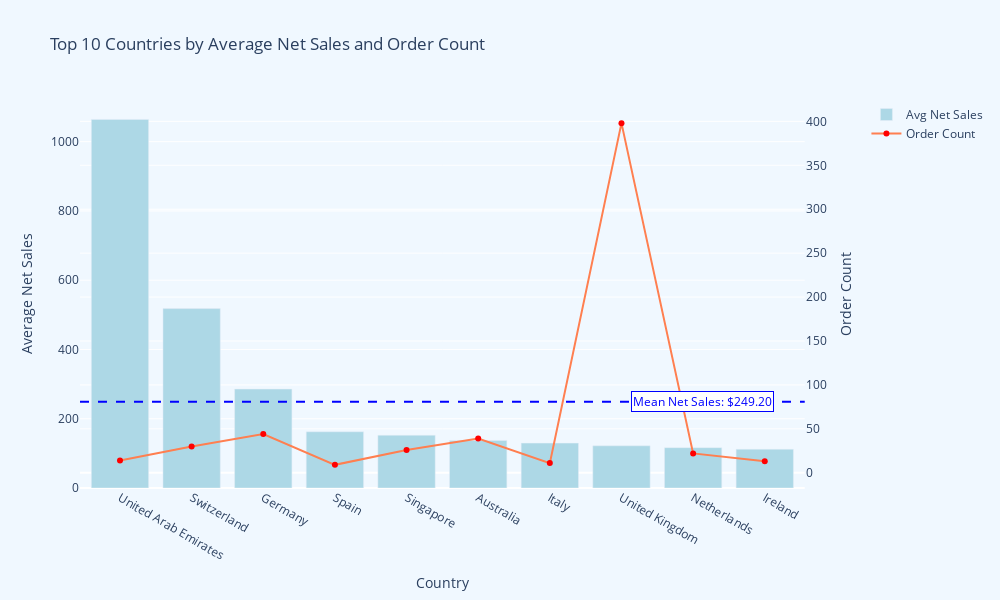

Notebook code for this chart:
### Code cell
from plotly.subplots import make_subplots

country_stats = df.groupby('billing_country').agg({
    'net_sales': 'mean',
    'order_id': 'count'
}).reset_index()

top_10_countries = country_stats[country_stats.order_id > 5].sort_values('net_sales', ascending=False).head(10)

median_net_sales = country_stats['net_sales'].mean()

fig = make_subplots(specs=[[{"secondary_y": True}]])

fig.add_trace(
    go.Bar(x=top_10_countries['billing_country'], y=top_10_countries['net_sales'], name="Avg Net Sales", marker=dict(color='lightblue')),
    secondary_y=False,
)

fig.add_trace(
    go.Scatter(x=top_10_countries['billing_country'], y=top_10_countries['order_id'], name="Order Count", mode='lines+markers', line=dict(color='coral'), marker=dict(color='red')),
    secondary_y=True,
)

fig.add_hline(y=median_net_sales, line_dash="dash", line_color="blue")

fig.add_annotation(
    x=0.9,
    y=median_net_sales,
    xref="paper",
    yref="y",
    text=f"Mean Net Sales: ${median_net_sales:.2f}",
    showarrow=False,
    font=dict(color="blue"),
    bgcolor="white",
    bordercolor="blue",
    borderwidth=1
)

fig.update_layout(
    title_text="Top 10 Countries by Average Net Sales and Order Count",
    xaxis_title="Country",
    barmode='group',
    height=600,
    width=1000,
    plot_bgcolor='aliceblue',
    paper_bgcolor='aliceblue'
)

fig.update_yaxes(title_text="Average Net Sales", secondary_y=False)
fig.update_yaxes(title_text="Order Count", secondary_y=True)

fig.show()

### Figure 1 — Plotly figure (JSON) as saved in the notebook; plotly's stock layout.template omitted (floating-point values rounded to 4 significant figures)
{"data": [{"marker": {"color": "lightblue"}, "name": "Avg Net Sales", "type": "bar", "x": ["United Arab Emirates", "Switzerland", "Germany", "Spain", "Singapore", "Australia", "Italy", "United Kingdom", "Netherlands", "Ireland"], "xaxis": "x", "y": [1064.0, 518.0, 285.7, 162.4, 152.4, 137.5, 129.6, 121.8, 116.5, 111.9], "yaxis": "y"}, {"line": {"color": "coral"}, "marker": {"color": "red"}, "mode": "lines+markers", "name": "Order Count", "type": "scatter", "x": ["United Arab Emirates", "Switzerland", "Germany", "Spain", "Singapore", "Australia", "Italy", "United Kingdom", "Netherlands", "Ireland"], "xaxis": "x", "y": [14, 30, 44, 9, 26, 39, 11, 398, 22, 13], "yaxis": "y2"}], "layout": {"annotations": [{"bgcolor": "white", "bordercolor": "blue", "borderwidth": 1, "font": {"color": "blue"}, "showarrow": false, "text": "Mean Net Sales: $249.20", "x": 0.9, "xref": "paper", "y": 249.2, "yref": "y"}], "barmode": "group", "height": 600, "paper_bgcolor": "aliceblue", "plot_bgcolor": "aliceblue", "shapes": [{"line": {"color": "blue", "dash": "dash"}, "type": "line", "x0": 0, "x1": 1, "xref": "x domain", "y0": 249.2, "y1": 249.2, "yref": "y"}], "title": {"text": "Top 10 Countries by Average Net Sales and Order Count"}, "width": 1000, "xaxis": {"anchor": "y", "domain": [0, 0.94], "title": {"text": "Country"}}, "yaxis": {"anchor": "x", "domain": [0, 1], "title": {"text": "Average Net Sales"}}, "yaxis2": {"anchor": "x", "overlaying": "y", "side": "right", "title": {"text": "Order Count"}}}}
